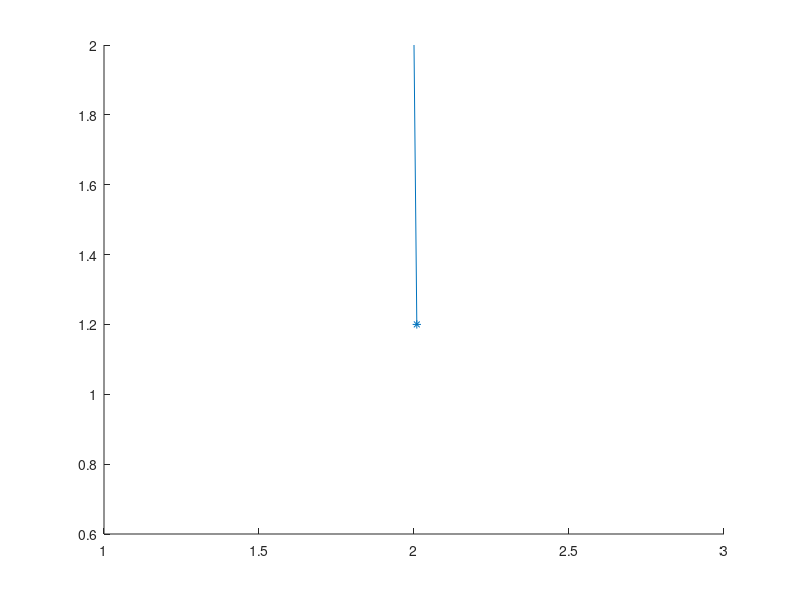

Write MATLAB code to recreate this figure.
origin_x = 2;
origin_y = 2;

theta = 0;
dot_theta = 0;
dot_dot_theta = 0;

theta_set = [];
theta_dot_set = [];
theta_acc_set = [];
u_set = [];

dt = 0.01;

for i = 1:1000
    u =   3*sin(i/10);
    u_set = [u_set u];
    
    dot_dot_theta = - 10/1 * sin(theta) - 0.8 * dot_theta + u;
   
    dot_theta = dot_theta + dt*dot_dot_theta;
    
    theta = theta +  dt * dot_theta;
    
    theta_set = [theta_set theta];
    theta_dot_set = [theta_dot_set dot_theta];
    theta_acc_set = [theta_acc_set dot_dot_theta];
    
    if abs(dot_theta) < 0.01 && abs(dot_dot_theta) < 0.01
        break
    end
    x = 2 + 0.8*sin(theta); 
    y = 2 - 0.8*cos(theta);
    clf
    line([2, x], [2, y])
    hold on
    plot(x, y, '*')
    set(gca, 'XLim', [1 3]);
    set(gca, 'YLim', [.6 2]);
    
    %pause(0.009)
    i
    
    [theta dot_theta dot_dot_theta];
end
dac_goal = [theta_dot_set' theta_acc_set' - u_set'];
dac_input = [theta_set' theta_dot_set'];


